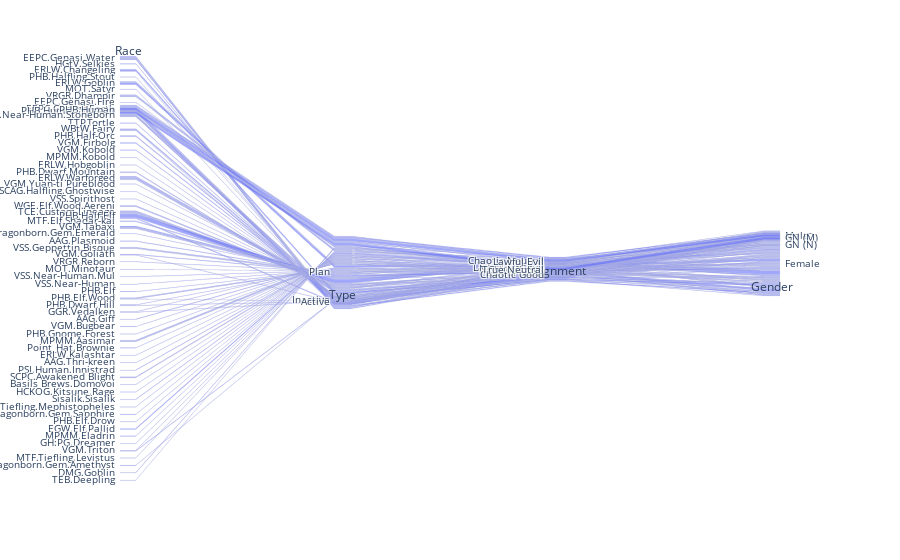

Notebook source saved alongside this figure:
### Code cell
fig = px.parallel_categories(Table_Character, dimensions=['Race','Type','Alignment','Gender'], color_continuous_scale=px.colors.sequential.Inferno)
fig.show()

### Figure 1 — Plotly figure (JSON) as saved in the notebook; plotly's stock layout.template omitted (floating-point values rounded to 4 significant figures; data arrays with more than 128 entries replaced by an {"elided": "..."} marker saying what was removed)
{"data": [{"dimensions": [{"label": "Race", "values": {"elided": "152 str values"}}, {"label": "Type", "values": {"elided": "152 str values"}}, {"label": "Alignment", "values": {"elided": "152 str values"}}, {"label": "Gender", "values": {"elided": "152 str values"}}], "domain": {"x": [0, 1], "y": [0, 1]}, "name": "", "type": "parcats"}], "layout": {"legend": {"tracegroupgap": 0}, "margin": {"t": 60}, "autosize": true}}
